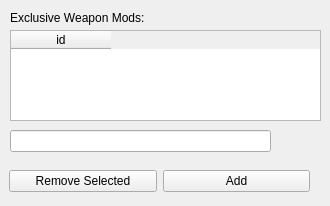
          <widget class="QWidget" name="tab_29">
           <attribute name="title">
            <string>Mods (exclude)</string>
           </attribute>
           <widget class="QTableWidget" name="tb_excmod_sh">
            <property name="geometry">
             <rect>
              <x>10</x>
              <y>30</y>
              <width>311</width>
              <height>91</height>
             </rect>
            </property>
            <property name="selectionBehavior">
             <enum>QAbstractItemView::SelectRows</enum>
            </property>
            <column>
             <property name="text">
              <string>id</string>
             </property>
            </column>
           </widget>
           <widget class="QLabel" name="label_27">
            <property name="geometry">
             <rect>
              <x>10</x>
              <y>10</y>
              <width>151</width>
              <height>16</height>
             </rect>
            </property>
            <property name="text">
             <string>Exclusive Weapon Mods:</string>
            </property>
           </widget>
           <widget class="QWidget" name="horizontalLayoutWidget_17">
            <property name="geometry">
             <rect>
              <x>9</x>
              <y>166</y>
              <width>301</width>
              <height>31</height>
             </rect>
            </property>
            <layout class="QHBoxLayout" name="grid_addremove_18">
             <item>
              <widget class="QPushButton" name="pb_rem_shme">
               <property name="text">
                <string>Remove Selected</string>
               </property>
              </widget>
             </item>
             <item>
              <widget class="QPushButton" name="pb_add_shme">
               <property name="text">
                <string>Add</string>
               </property>
              </widget>
             </item>
            </layout>
           </widget>
           <widget class="QLineEdit" name="fld_shme">
            <property name="geometry">
             <rect>
              <x>10</x>
              <y>130</y>
              <width>261</width>
              <height>22</height>
             </rect>
            </property>
           </widget>
          </widget>
